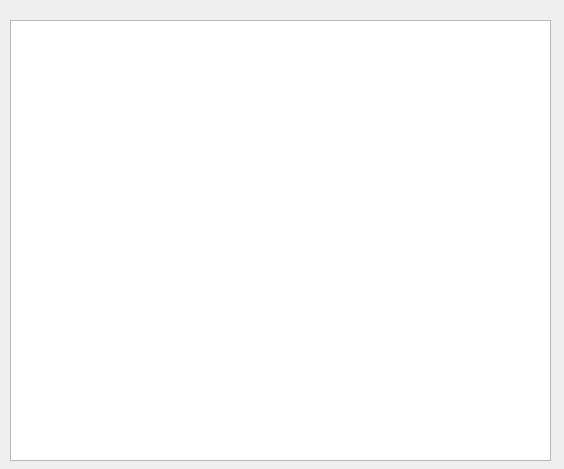
<?xml version="1.0" encoding="UTF-8"?>
<ui version="4.0">
 <class>IR</class>
 <widget class="QWidget" name="IR">
  <property name="geometry">
   <rect>
    <x>0</x>
    <y>0</y>
    <width>564</width>
    <height>469</height>
   </rect>
  </property>
  <property name="windowTitle">
   <string>IR Thermal Monitor</string>
  </property>
  <widget class="QGraphicsView" name="graphicsView">
   <property name="geometry">
    <rect>
     <x>10</x>
     <y>20</y>
     <width>541</width>
     <height>441</height>
    </rect>
   </property>
  </widget>
 </widget>
 <resources/>
 <connections/>
</ui>
